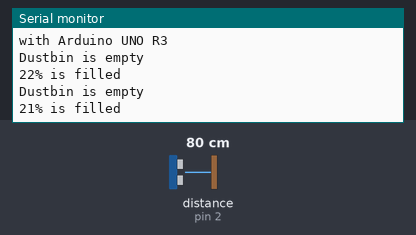
This sketch was run on a simulated Arduino Uno, built with avr-gcc and run on an emulated ATmega328P. On the bench: the last lines printed to the serial monitor. Wiring (inferred from the names in the program): ultrasonic range finder: trigger pin 3; echo pin 2. Inputs (shaded band) come from the test bench; at power-on: distance to the obstacle (sensor on pin 2) 80 cm. The echo pulse lasts 58.3 µs per cm.

Above: at 5.8 s.
5.9 s: distance to the obstacle (sensor on pin 2) set to 2 cm
At 10.1 s:
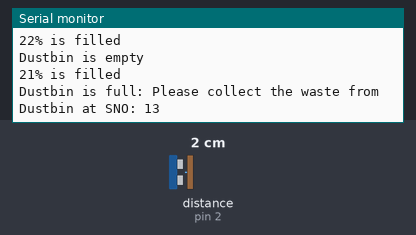
16.5 s: distance to the obstacle (sensor on pin 2) set to 18 cm
At 20.8 s:
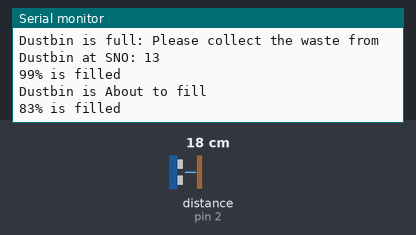
Timing chart, 0 to 22.3 s (numbered marks = the images above; inputs shaded):
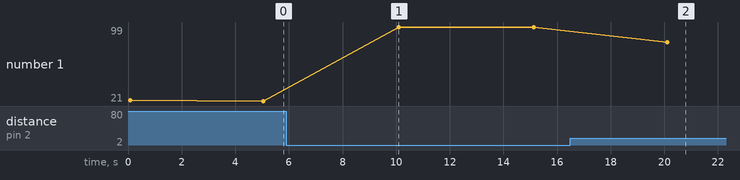

Measured:
- after the input at 5.9 s, the serial monitor: prints a new line after 4.1 s (image 1)
- after the input at 16.5 s, the serial monitor: prints a new line after 3.6 s (image 2)
- plotted number 1: 21 → 99 after the input at 5.9 s, 99 → 83 after the input at 16.5 s

The sketch:

dustbin_fill.ino
```cpp
#define echoPin 2 // attach pin D2 Arduino to pin Echo
#define trigPin 3 //attach pin D3 Arduino to pin Trig


long duration; // duration of sound wave travel in microseconds
int distance;  // distance measurement
float percentage; // calculating the Dustbins waste level

void setup() {

  pinMode(trigPin, OUTPUT); // Sets the trigPin as an OUTPUT
  pinMode(echoPin, INPUT);  // Sets the echoPin as an INPUT
  Serial.begin(9600);
  Serial.println("Identification of Wastage level");
  Serial.println("with Arduino UNO R3");

}

void loop() {

  // Clears the trigPin condition
  digitalWrite(trigPin, LOW);
  delayMicroseconds(2);
  // Sets the trigPin HIGH (ACTIVE) for 10 microseconds
  digitalWrite(trigPin, HIGH);
  delayMicroseconds(10);
  digitalWrite(trigPin, LOW);

  duration = pulseIn(echoPin, HIGH);

  distance = duration * 0.034 / 2;

  percentage = distance/100;

  if (distance > 100){

  }

  else {

    if (distance > 75 ){
      Serial.print("Dustbin is empty");
      Serial.println(" ");
      Serial.print(100-distance);
      Serial.print("% is filled");
      Serial.println(" ");
    }

    else{

      if(distance >= 15 ){
          Serial.print("Dustbin is About to fill");
          Serial.println(" ");
          Serial.print(100 - distance);
          Serial.print("% is filled");
          Serial.println(" ");
      }

      if(distance <= 10 ){
          Serial.print("Dustbin is full: Please collect the waste from Dustbin at SNO: 13 ");
          Serial.println(" ");
          Serial.print(100 - distance);
          Serial.print("% is filled");
          Serial.println(" ");
      }


    }

  }


  delay(5000);

}
```
